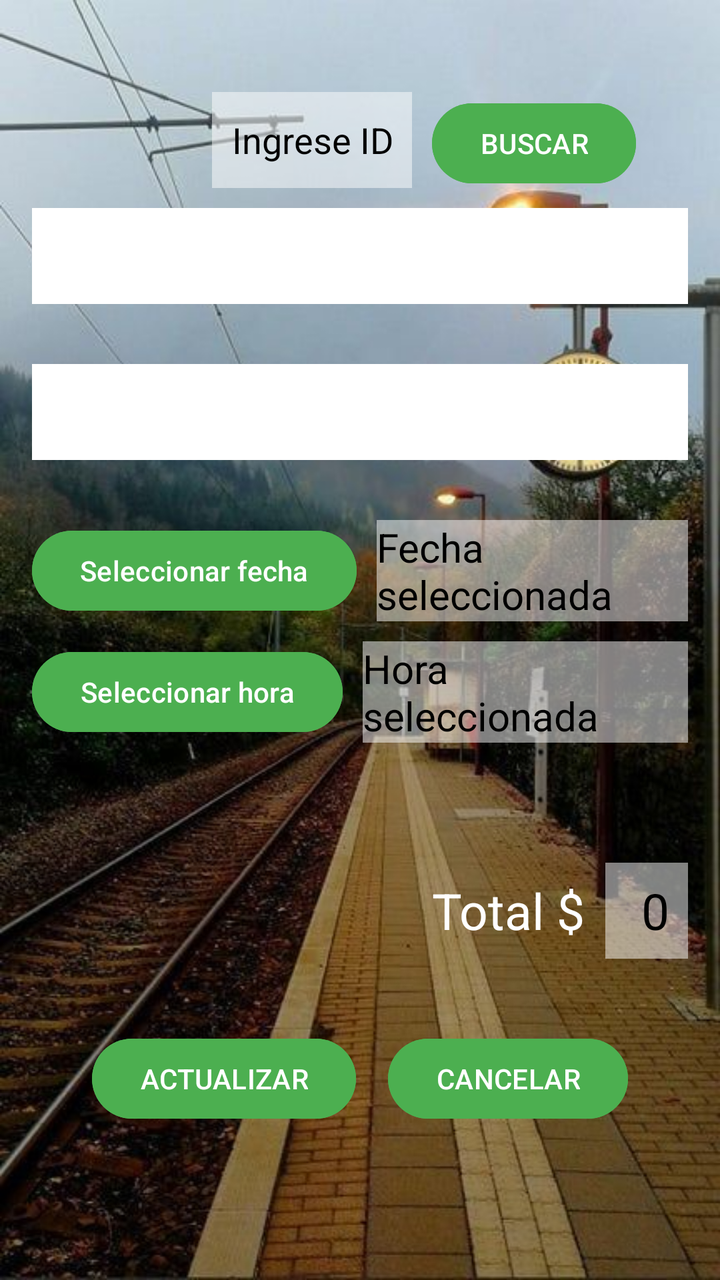
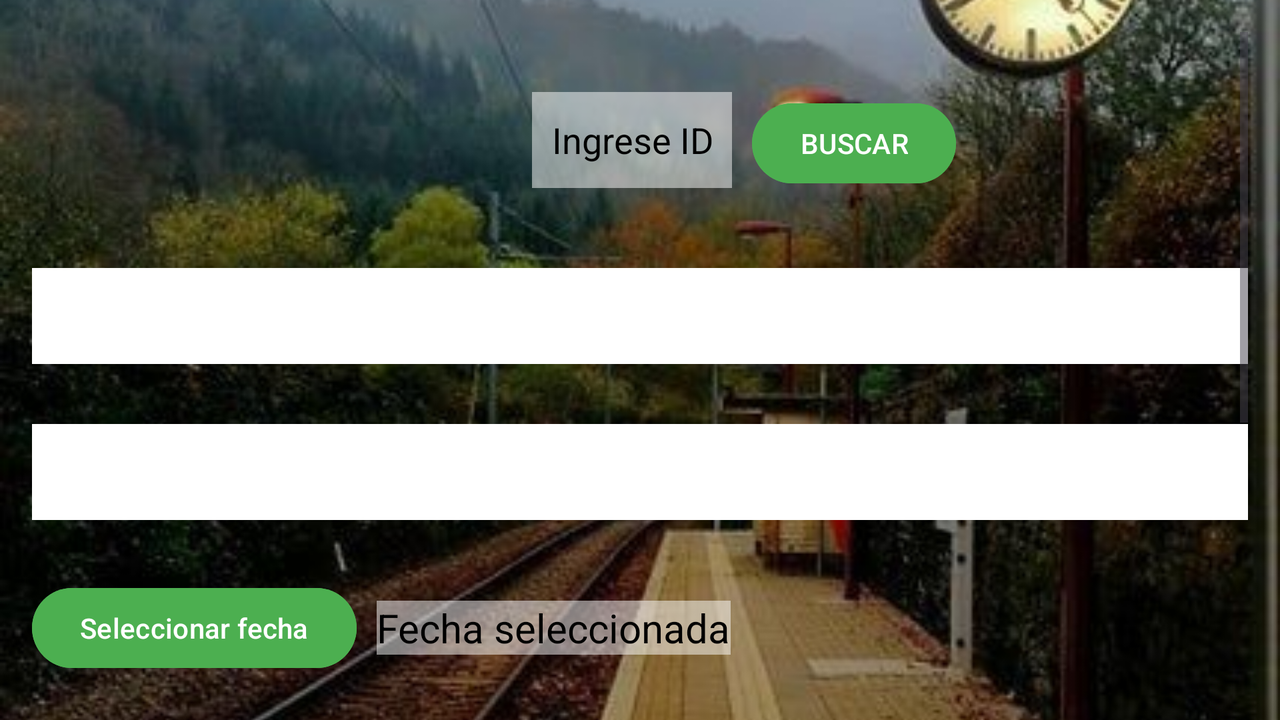

An Android layout and its configuration variant, each rendered on a device that would load it. The default file and the variant file are quoted in full after the pictures.
<!-- AndroidManifest.xml: application theme Theme.BD_App -->
<!-- res/layout/activity_actualizar.xml -->
<?xml version="1.0" encoding="utf-8"?>
<LinearLayout xmlns:android="http://schemas.android.com/apk/res/android"
    xmlns:app="http://schemas.android.com/apk/res-auto"
    xmlns:tools="http://schemas.android.com/tools"
    android:id="@+id/main"
    android:layout_width="match_parent"
    android:layout_height="match_parent"
    android:orientation="vertical"
    android:padding="16dp"
    tools:context=".actualizar">

    <LinearLayout
        android:layout_width="match_parent"
        android:layout_height="wrap_content"
        android:layout_marginTop="30dp"
        android:orientation="horizontal">

        <EditText
            android:id="@+id/Editbuscar_actual"
            android:layout_width="100dp"
            android:layout_height="48dp"
            android:layout_marginStart="90dp"
            android:gravity="center"
            android:hint="@string/text_ingresar"
            android:inputType="number"
            style="@style/EditTextStyle"/>

        <Button
            android:id="@+id/btnbuscar_actual"
            android:layout_width="wrap_content"
            android:layout_height="wrap_content"
            android:layout_marginStart="10dp"
            android:text="@string/btn_buscar"
            style="@style/ButtonPrimary"/>

    </LinearLayout>

    <Spinner
        android:id="@+id/actual_origen"
        android:layout_width="match_parent"
        android:layout_height="48dp"
        android:layout_marginTop="10dp"
        style="@style/SpinnerStyle"/>

    <Spinner
        android:id="@+id/actual_destino"
        android:layout_width="match_parent"
        android:layout_height="48dp"
        android:layout_marginTop="30dp"
        style="@style/SpinnerStyle"/>

    <LinearLayout
        android:layout_width="match_parent"
        android:layout_height="wrap_content"
        android:layout_marginTop="30dp"
        android:orientation="horizontal"
        android:gravity="center_vertical">

        <Button
            android:id="@+id/btnactual_fecha"
            android:layout_width="wrap_content"
            android:layout_height="wrap_content"
            android:text="@string/btn_fecha"
            style="@style/ButtonPrimary"/>

        <TextView
            android:id="@+id/Textctual_fecha"
            android:layout_width="wrap_content"
            android:layout_height="wrap_content"
            android:layout_marginStart="10dp"
            android:text="@string/text_fecha"
            android:textSize="20sp"
            style="@style/EditTextStyle"/>

    </LinearLayout>

    <LinearLayout
        android:layout_width="match_parent"
        android:layout_height="wrap_content"
        android:layout_marginTop="10dp"
        android:orientation="horizontal"
        android:gravity="center_vertical">

        <Button
            android:id="@+id/btnactual_hora"
            android:layout_width="wrap_content"
            android:layout_height="wrap_content"
            android:text="@string/btn_hora"
            style="@style/ButtonPrimary"/>

        <TextView
            android:id="@+id/Textactual_hora"
            android:layout_width="wrap_content"
            android:layout_height="wrap_content"
            android:layout_marginStart="10dp"
            android:text="@string/text_hora"
            android:textSize="20sp"
            style="@style/EditTextStyle"/>

    </LinearLayout>

    <LinearLayout
        android:layout_width="match_parent"
        android:layout_height="wrap_content"
        android:orientation="horizontal"
        android:layout_marginTop="60dp">

        <TextView
            android:layout_width="wrap_content"
            android:layout_height="wrap_content"
            android:layout_gravity="center_vertical"
            android:layout_marginStart="200dp"
            android:text="@string/text_total"
            android:textSize="25sp"
            style="@style/TextViewStyle"/>

        <EditText
            android:id="@+id/Textactual_Total"
            android:layout_width="50dp"
            android:layout_height="48dp"
            android:layout_gravity="center_vertical"
            android:layout_marginStart="10dp"
            android:gravity="center"
            android:inputType="numberDecimal"
            android:text="@string/numero"
            android:textSize="25sp"
            android:enabled="false"
            style="@style/EditTextStyle"/>

    </LinearLayout>

    <LinearLayout
        android:layout_width="match_parent"
        android:layout_height="wrap_content"
        android:orientation="horizontal"
        android:gravity="center_horizontal"
        android:layout_marginTop="20dp"
        android:padding="16dp">

        <Button
            android:id="@+id/btn_actualizar"
            android:layout_width="wrap_content"
            android:layout_height="wrap_content"
            android:layout_marginEnd="16dp"
            android:text="@string/btnactual"
            style="@style/ButtonPrimary"/>

        <Button
            android:id="@+id/btnactual_cancelar"
            android:layout_width="wrap_content"
            android:layout_height="wrap_content"
            android:text="@string/btn_cancelar"
            style="@style/ButtonPrimary"/>

    </LinearLayout>

</LinearLayout>
<!-- resources referenced by this layout -->
<resources>
  <string name="btn_buscar">BUSCAR</string>
  <string name="btn_cancelar">CANCELAR</string>
  <string name="btn_fecha">Seleccionar fecha</string>
  <string name="btn_hora">Seleccionar hora</string>
  <string name="btnactual">ACTUALIZAR</string>
  <string name="numero">0</string>
  <string name="text_fecha">Fecha seleccionada</string>
  <string name="text_hora">Hora seleccionada</string>
  <string name="text_ingresar">Ingrese ID</string>
  <string name="text_total">Total $</string>
  <style name="ButtonPrimary">
          <item name="android:backgroundTint">@color/green</item>
      </style>
  <style name="EditTextStyle">
          <item name="android:textColor">@color/black</item>
          <item name="android:textColorHint">@color/black</item>
          <item name="android:background">@color/semi_transparent_white</item>
      </style>
  <style name="SpinnerStyle">
          <item name="android:background">@color/white</item>
          <item name="android:textColor">@android:color/white</item>
      </style>
  <style name="TextViewStyle">
          <item name="android:textColor">@color/white</item>
      </style>
  <style name="Theme.BD_App" parent="Base.Theme.BD_App" />
  <color name="green">#4CAF50</color>
  <color name="black">#000000</color>
  <color name="semi_transparent_white">#80FFFFFF</color>
  <color name="white">#FFFFFF</color>
  <style name="Base.Theme.BD_App" parent="Theme.Material3.DayNight.NoActionBar">
          <item name="android:windowBackground">@drawable/background_fondo</item>
          <item name="colorPrimary">@color/colorPrimary</item>
          <item name="colorPrimaryDark">@color/colorPrimaryDark</item>
      </style>
  <!-- drawable background_fondo (drawable) -->
  <?xml version="1.0" encoding="utf-8"?>
  <layer-list xmlns:android="http://schemas.android.com/apk/res/android">
      <item>
          <bitmap
              android:src="@drawable/ado"
              android:scaleType="centerCrop" />
      </item>
  </layer-list>
  <color name="colorPrimary">#6200EE</color>
  <color name="colorPrimaryDark">#3700B3</color>
  <!-- drawable ado: jpeg bitmap (drawable, 58585 bytes) -->
</resources>
<!-- res/layout-land/activity_actualizar.xml (the repository's variant of the layout above) -->
<!-- drawn on the phone turned sideways -->
<?xml version="1.0" encoding="utf-8"?>
<androidx.constraintlayout.widget.ConstraintLayout xmlns:android="http://schemas.android.com/apk/res/android"
    xmlns:app="http://schemas.android.com/apk/res-auto"
    xmlns:tools="http://schemas.android.com/tools"
    android:id="@+id/main"
    android:layout_width="match_parent"
    android:layout_height="match_parent"
    tools:context=".actualizar">

    <ImageView
        android:id="@+id/background_image"
        android:layout_width="match_parent"
        android:layout_height="match_parent"
        android:src="@drawable/background_fondo"
        android:scaleType="centerCrop"
        android:contentDescription="@null" />

    <ScrollView
        android:layout_width="match_parent"
        android:layout_height="match_parent"
        android:padding="16dp">

        <LinearLayout
            android:layout_width="match_parent"
            android:layout_height="wrap_content"
            android:orientation="vertical">

            <LinearLayout
                android:layout_width="match_parent"
                android:layout_height="wrap_content"
                android:layout_marginTop="30dp"
                android:orientation="horizontal">

                <EditText
                    android:id="@+id/Editbuscar_actual"
                    android:layout_width="100dp"
                    android:layout_height="48dp"
                    android:layout_marginStart="250dp"
                    android:gravity="center"
                    android:hint="@string/text_ingresar"
                    android:inputType="number"
                    style="@style/EditTextStyle"/>

                <Button
                    android:id="@+id/btnbuscar_actual"
                    android:layout_width="wrap_content"
                    android:layout_height="wrap_content"
                    android:layout_marginStart="10dp"
                    android:text="@string/btn_buscar"
                    style="@style/ButtonPrimary"/>

            </LinearLayout>

            <Spinner
                android:id="@+id/actual_origen"
                android:layout_width="match_parent"
                android:layout_height="48dp"
                android:layout_marginTop="40dp"
                style="@style/SpinnerStyle"/>

            <Spinner
                android:id="@+id/actual_destino"
                android:layout_width="match_parent"
                android:layout_height="48dp"
                android:layout_marginTop="30dp"
                style="@style/SpinnerStyle"/>

            <LinearLayout
                android:layout_width="match_parent"
                android:layout_height="wrap_content"
                android:layout_marginTop="30dp"
                android:orientation="horizontal"
                android:gravity="center_vertical">

                <Button
                    android:id="@+id/btnactual_fecha"
                    android:layout_width="wrap_content"
                    android:layout_height="wrap_content"
                    android:text="@string/btn_fecha"
                    style="@style/ButtonPrimary"/>

                <TextView
                    android:id="@+id/Textctual_fecha"
                    android:layout_width="wrap_content"
                    android:layout_height="wrap_content"
                    android:layout_marginStart="10dp"
                    android:text="@string/text_fecha"
                    android:textSize="20sp"
                    style="@style/EditTextStyle"/>

            </LinearLayout>

            <LinearLayout
                android:layout_width="match_parent"
                android:layout_height="wrap_content"
                android:layout_marginTop="10dp"
                android:orientation="horizontal"
                android:gravity="center_vertical">

                <Button
                    android:id="@+id/btnactual_hora"
                    android:layout_width="wrap_content"
                    android:layout_height="wrap_content"
                    android:text="@string/btn_hora"
                    style="@style/ButtonPrimary"/>

                <TextView
                    android:id="@+id/Textactual_hora"
                    android:layout_width="wrap_content"
                    android:layout_height="wrap_content"
                    android:layout_marginStart="10dp"
                    android:text="@string/text_hora"
                    android:textSize="20sp"
                    style="@style/EditTextStyle"/>

            </LinearLayout>

            <LinearLayout
                android:layout_width="match_parent"
                android:layout_height="wrap_content"
                android:orientation="horizontal"
                android:layout_marginTop="60dp">

                <TextView
                    android:layout_width="wrap_content"
                    android:layout_height="wrap_content"
                    android:layout_gravity="center_vertical"
                    android:layout_marginStart="320dp"
                    android:text="@string/text_total"
                    android:textSize="25sp"
                    style="@style/TextViewStyle"/>

                <EditText
                    android:id="@+id/Textactual_Total"
                    android:layout_width="50dp"
                    android:layout_height="48dp"
                    android:layout_gravity="center_vertical"
                    android:layout_marginStart="10dp"
                    android:gravity="center"
                    android:inputType="numberDecimal"
                    android:text="@string/numero"
                    android:textSize="25sp"
                    android:enabled="false"
                    style="@style/EditTextStyle"/>

            </LinearLayout>

            <LinearLayout
                android:layout_width="match_parent"
                android:layout_height="wrap_content"
                android:orientation="horizontal"
                android:gravity="center_horizontal"
                android:layout_marginTop="20dp"
                android:padding="16dp">

                <Button
                    android:id="@+id/btn_actualizar"
                    android:layout_width="wrap_content"
                    android:layout_height="wrap_content"
                    android:layout_marginEnd="16dp"
                    android:text="@string/btnactual"
                    style="@style/ButtonPrimary"/>

                <Button
                    android:id="@+id/btnactual_cancelar"
                    android:layout_width="wrap_content"
                    android:layout_height="wrap_content"
                    android:text="@string/btn_cancelar"
                    style="@style/ButtonPrimary"/>

            </LinearLayout>

        </LinearLayout>
    </ScrollView>
</androidx.constraintlayout.widget.ConstraintLayout>
<!-- resources referenced by the variant -->
<!-- as the phone turned sideways resolves them -->
<resources>
  <!-- drawable background_fondo (drawable) -->
  <?xml version="1.0" encoding="utf-8"?>
  <layer-list xmlns:android="http://schemas.android.com/apk/res/android">
      <item>
          <bitmap
              android:src="@drawable/ado"
              android:scaleType="centerCrop" />
      </item>
  </layer-list>
  <string name="btn_buscar">BUSCAR</string>
  <string name="btn_cancelar">CANCELAR</string>
  <string name="btn_fecha">Seleccionar fecha</string>
  <string name="btn_hora">Seleccionar hora</string>
  <string name="btnactual">ACTUALIZAR</string>
  <string name="numero">0</string>
  <string name="text_fecha">Fecha seleccionada</string>
  <string name="text_hora">Hora seleccionada</string>
  <string name="text_ingresar">Ingrese ID</string>
  <string name="text_total">Total $</string>
  <style name="ButtonPrimary">
          <item name="android:backgroundTint">@color/green</item>
      </style>
  <style name="EditTextStyle">
          <item name="android:textColor">@color/black</item>
          <item name="android:textColorHint">@color/black</item>
          <item name="android:background">@color/semi_transparent_white</item>
      </style>
  <style name="SpinnerStyle">
          <item name="android:background">@color/white</item>
          <item name="android:textColor">@android:color/white</item>
      </style>
  <style name="TextViewStyle">
          <item name="android:textColor">@color/white</item>
      </style>
  <style name="Theme.BD_App" parent="Base.Theme.BD_App" />
  <!-- drawable ado: jpeg bitmap (drawable, 58585 bytes) -->
  <color name="green">#4CAF50</color>
  <color name="black">#000000</color>
  <color name="semi_transparent_white">#80FFFFFF</color>
  <color name="white">#FFFFFF</color>
  <style name="Base.Theme.BD_App" parent="Theme.Material3.DayNight.NoActionBar">
          <item name="android:windowBackground">@drawable/background_fondo</item>
          <item name="colorPrimary">@color/colorPrimary</item>
          <item name="colorPrimaryDark">@color/colorPrimaryDark</item>
      </style>
  <color name="colorPrimary">#6200EE</color>
  <color name="colorPrimaryDark">#3700B3</color>
</resources>
